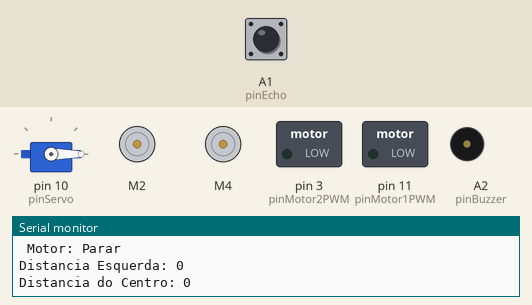
A sketch run on a simulated Arduino Uno, built with avr-gcc and run on an emulated ATmega328P. On the bench: servo, 2 × DC motor (green arrow = forward, orange = backward, longer = faster), switched loads named in the sketch (green lamp = pin HIGH), buzzer (waves = sounding, pin HIGH), the last lines printed to the serial monitor. The test bench sets the inputs (shaded band); at power-on: A1 (pinEcho) LOW.

Above: at 7.8 s.
At 12.7 s:
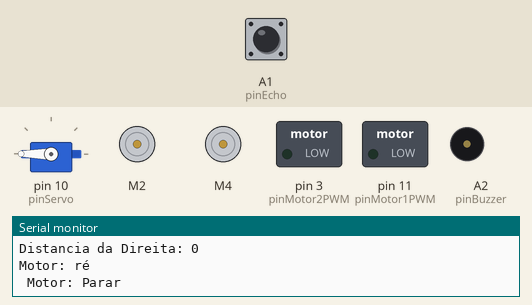
12.8 s: A1 (pinEcho) pulsed HIGH 5 times (0.12 s each, 0.3 s apart)
At 15.6 s:
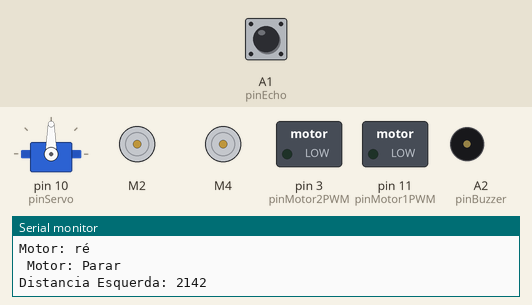
Timing chart, 0 to 28.9 s (numbered marks = the images above; inputs shaded):
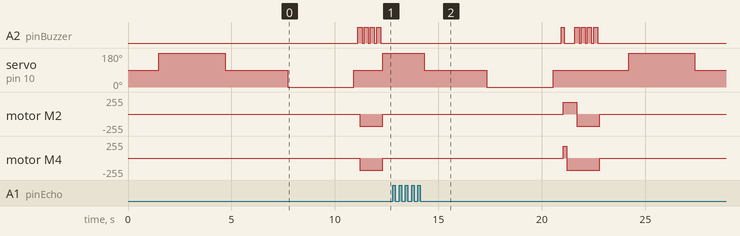

The sketch:

Robo_Johnny.ino
```cpp
// DEFINIÇÕES DE BIBLIOTECAS.
#include <Servo.h>  // inclui biblioteca de manipulação de servos motores.
#include <AFMotor.h>   // inclui biblioteca de manipulação de motores DCs.
#include <HCSR04.h> // inclui biblioteca ultrasonico.

// DEFINIÇÕES DE PIENOS
#define pinTrig A0
#define pinEcho A1
#define pinBuzzer A2
#define pinServo 10
#define pinMotor1PWM 11
#define pinMotor2PWM 3
AF_DCMotor motor1(2);    // Define o motor1 ligado ao M2
AF_DCMotor motor4(4);    // Define o motor1 ligado ao M4

// DEFINIÇÕES DE PARAMETROS
#define distObstaculo 30 // DISTANCIA EM CM PARA CONSIDERAR
#define tempoLeitura 50 // INTERVALO MINIMO ENTRE CADA LEITURA
#define medidaDist 5 // QUANTIDADE DE MEDIDAS QUE SERAO ARMAZENADAS

#define DEBUG // DEIXAR DESCOMENTADO PARA RECEBER MAIS INFORMAÇÕES NO MONITOR SERIAL

// DECLARAÇÃO DE VARIAVEIS
bool obstaculo = false;
bool novaLeitura;
bool medidaSensor[medidaDist]; // ARRAY PARA ARMAZENAR OS ULTIMOS VALORES
byte posicao;
byte contaObstaculo = 0;
unsigned long controleLeitura; // VARIAVEL PARA CONTROLAR TEMPO ENTRE AS LEITURAS
int angulo = 90;
long duracao;
long distanciaCm = 0;
int velocidadeMotores = 180; // velocidade que os motores funcionarão na bateria 9v. Para a bateria 9v a velocidade 80 é ideal
int TempoGirar = 1;//esse é o tempo para o robô girar em 45º com uma bateria de 9v.

// INSTANCIANDO OBJETOS
HCSR04 sensorHCSR04(pinTrig, pinEcho);
Servo servo;

// INSTANCIANDO METODOS
bool validarLeitura(int tempo);
bool validarParada(bool freio);
void ligarBuzzer(bool freio);
void posicionaCarroMelhorCaminho();
void rotacao_Direita();
void rotacao_Esquerda();

void setup() {
#ifdef DEBUG
  Serial.begin(9600);
  Serial.println(F("| ============================================ |"));
  Serial.println(F("| Arduino com sensor de obstáculo Ultrassonico |"));
  Serial.println(F("| ============================================ |"));
#endif

  pinMode(pinBuzzer, OUTPUT);
  pinMode(pinMotor1PWM, OUTPUT);
  pinMode(pinMotor2PWM, OUTPUT);

  servo.attach(pinServo);

  servo.write(angulo);

  motor1.setSpeed(velocidadeMotores);     // Define a velocidade para os motores. A velocidade máxima é 255.
  motor4.setSpeed(velocidadeMotores);     // Define a velocidade para os motores. A velocidade máxima é 255.

  for (byte i = 0; i < medidaDist; i++) {
    medidaSensor[i] = 0;

#ifdef DEBUG
    Serial.print("Setando posição ");
    Serial.print(i);
    Serial.println(" do array como");
#endif
  }

  posicao = 0;

#ifdef DEBUG
  Serial.println("Fim do Setup");
#endif
}

void loop() {
  pensar();
}

void pensar() {
  reposicionaServoSonar(); //Coloca o servo para olhar a frente

  int distancia = lerSonar(); // Ler o sensor de distância

  Serial.print("distancia em cm: ");
  Serial.println(distancia);   // Exibe no serial monitor

  if (distancia > distObstaculo) {  // Se a distância for maior que 20 cm
    Serial.println("Vamos seguir");

    rotacao_Frente(); //robô anda para frente
  } else {
    rotacao_Parado();  //para o robô
    posicionaCarroMelhorCaminho();
    pensar();
  }
}

void rotacao_Parado()
{
  Serial.println(" Motor: Parar ");
  motor1.run(RELEASE); // Motor para
  motor4.run(RELEASE);
}

// Função que faz o robô andar para trás e emite som quando ele dá ré
void rotacao_Re()
{
  Serial.println("Motor: ré ");

  for (int i=0; i <= 3; i++){
    digitalWrite(pinBuzzer, HIGH); // Liga o som
    delay(100);
    motor1.run(BACKWARD);    // Roda vai para trás
    motor4.run(BACKWARD);    // Roda vai para trás
    delay(100);
    digitalWrite(pinBuzzer, LOW); // Desliga o som
    delay(100);
  }

  rotacao_Parado();
}

// Função para fazer o robô andar para frente
void rotacao_Frente()
{
  Serial.println("Motor: Frente ");
  motor1.run(BACKWARD); // Roda vai para frente
  motor4.run(BACKWARD);
  delay(50);
}

bool validarLeitura(int tempo) {
  novaLeitura = false;

  if (millis() - controleLeitura > tempo) {
    if (sensorHCSR04.dist() <= distObstaculo) {
      obstaculo = true;
      novaLeitura = true;
    } else {
      obstaculo = false;
      novaLeitura = true;
    }

    controleLeitura = millis();
  }

  return novaLeitura;
}

bool validarParada() {
  static bool parar = false;

  if (contaObstaculo >= ((medidaDist / 2) + 1)) {
    if (parar == false) {
      parar = true;

      Serial.println("PARA!!!");

      posicionaCarroMelhorCaminho();
    }
  } else {
    if (parar == true) {
      parar = false;

      Serial.println("Caminho Livre");

      // digitalWrite(pinBuzzer, LOW);
    }
  }
}

void ligarBuzzer(bool freio) {
  if (freio) {
    tone(pinBuzzer, 1000, 100);
  } else {
    digitalWrite(pinBuzzer, LOW);
  }
}

void posicionaCarroMelhorCaminho() {
  char melhorDist = calculaMelhorDistancia();

  Serial.print("Melhor Distancia em cm: ");
  Serial.println(melhorDist);

  switch (melhorDist) {
    case 'c':
      pensar();
      break;
    case 'd':
      Serial.println("Virar a direita");
      rotacao_Direita();
      break;
    case 'e':
      rotacao_Esquerda();
      Serial.println("Virar a esquerda");
      break;
    default:
      rotacao_Re();
      break;
  }

  reposicionaServoSonar();
}

char calculaMelhorDistancia() {
  char melhorDistancia = '0';
  int maiorDistancia = 0;

  int esquerda = calcularDistanciaEsquerda();
  int centro = calcularDistanciaCentro();
  int direita = calcularDistanciaDireita();

  reposicionaServoSonar();

  if (centro > direita && centro > esquerda) {
    melhorDistancia = 'c';
    maiorDistancia = centro;
  } else if (direita > centro && direita > esquerda) {
    melhorDistancia = 'd';
    maiorDistancia = direita;
  } else if (esquerda > centro && esquerda > direita) {
    melhorDistancia = 'e';
    maiorDistancia = esquerda;
  }

  if (maiorDistancia <= distObstaculo) { //distância limite para parar o robô
    rotacao_Re();
    posicionaCarroMelhorCaminho();
  }

  reposicionaServoSonar();

  return melhorDistancia;
}

int calcularDistanciaCentro() {
  servo.write(90);

  delay(20);

  int leituraDoSonar = lerSonar();  // Ler sensor de distância

  delay(500);

  leituraDoSonar = lerSonar();

  delay(500);

  Serial.print("Distancia do Centro: "); // Exibe no serial
  Serial.println(leituraDoSonar);

  return leituraDoSonar;       // Retorna a distância
}

int calcularDistanciaDireita() {
  servo.write(0);

  delay(200);

  int leituraDoSonar = lerSonar();

  delay(500);

  leituraDoSonar = lerSonar();

  delay(500);

  Serial.print("Distancia da Direita: ");
  Serial.println(leituraDoSonar);

  return leituraDoSonar;
}

int calcularDistanciaEsquerda() {
  servo.write(180);

  delay(200);

  int leituraDoSonar = lerSonar();

  delay(500);

  leituraDoSonar = lerSonar();

  delay(500);

  Serial.print("Distancia Esquerda: ");
  Serial.println(leituraDoSonar);

  return leituraDoSonar;
}

int lerSonar() {
  digitalWrite(pinTrig, LOW); // não envia som
  delayMicroseconds(2);
  digitalWrite(pinTrig, HIGH); // envia som
  delayMicroseconds(10);
  digitalWrite(pinTrig, LOW); //não envia o som e espera o retorno do som enviado

  duracao = pulseIn(pinEcho, HIGH); //Captura a duração em tempo do retorno do som.

  distanciaCm = duracao / 56; //Calcula a distância;

  return distanciaCm;
}

void reposicionaServoSonar() {
  servo.write(90);

  delay(200);
}

void rotacao_Direita() {
  digitalWrite(pinBuzzer, HIGH); // Liga o som
  delay(100);
  motor1.run(FORWARD);    //o robô dá uma ré para não colidir ao girar
  motor4.run(FORWARD);
  delay(50);
  digitalWrite(pinBuzzer, LOW); // Desliga o som
  delay(100);
  Serial.println(" Para a direita ");
  motor1.run(BACKWARD); // Roda vai para frente
  motor4.run(FORWARD); // Roda vai para trás
  delay(TempoGirar);
}

void rotacao_Esquerda() {
  digitalWrite(pinBuzzer, HIGH); // Liga o som
  delay(100);
  motor1.run(FORWARD);    // // O robô dá uma ré para não colidir ao girar
  motor4.run(FORWARD);
  delay(50);
  digitalWrite(pinBuzzer, LOW); // Desliga o som
  delay(100);
  Serial.println(" Para a esquerda ");
  motor1.run(FORWARD); // Roda vai para trás
  motor4.run(BACKWARD); // Roda vai para frente
  delay(TempoGirar);
}
```
